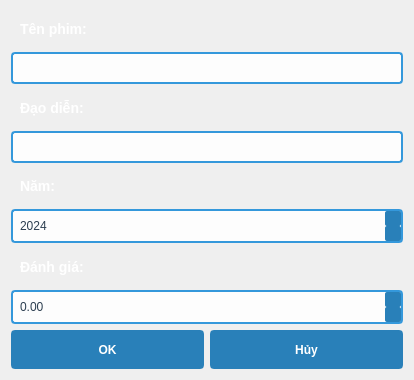
<?xml version="1.0" encoding="UTF-8"?>
<ui version="4.0">
 <class>Dialog</class>
 <widget class="QDialog" name="Dialog">
  <property name="geometry">
   <rect>
    <x>0</x>
    <y>0</y>
    <width>414</width>
    <height>380</height>
   </rect>
  </property>
  <property name="windowTitle">
   <string>Chi tiết phim</string>
  </property>
  <property name="styleSheet">
   <string notr="true">QDialog {
    background: qlineargradient(x1:0, y1:0, x2:1, y2:1,
                stop:0 #2C3E50, stop:1 #3498DB);
}

QLabel {
    color: white;
    font-weight: bold;
    font-size: 14px;
    padding: 5px;
}

QLineEdit {
    background-color: rgba(255, 255, 255, 0.9);
    border: 2px solid #3498DB;
    border-radius: 4px;
    padding: 5px;
    color: #2C3E50;
    font-size: 14px;
}

QLineEdit:focus {
    border-color: #2980B9;
    background-color: white;
}

QSpinBox, QDoubleSpinBox {
    background-color: rgba(255, 255, 255, 0.9);
    border: 2px solid #3498DB;
    border-radius: 4px;
    padding: 5px;
    color: #2C3E50;
    min-height: 20px;
}

QSpinBox:focus, QDoubleSpinBox:focus {
    border-color: #2980B9;
    background-color: white;
}

QSpinBox::up-button, QDoubleSpinBox::up-button {
    background-color: #2980B9;
    border-radius: 2px;
    width: 16px;
}

QSpinBox::down-button, QDoubleSpinBox::down-button {
    background-color: #2980B9;
    border-radius: 2px;
    width: 16px;
}

QSpinBox::up-button:hover, QDoubleSpinBox::up-button:hover,
QSpinBox::down-button:hover, QDoubleSpinBox::down-button:hover {
    background-color: #3498DB;
}

QPushButton {
    background-color: #2980B9;
    border: 2px solid #2980B9;
    border-radius: 4px;
    color: white;
    padding: 5px 15px;
    font-weight: bold;
    min-width: 80px;
    min-height: 25px;
}

QPushButton:hover {
    background-color: #3498DB;
    border-color: #3498DB;
}

QPushButton:pressed {
    background-color: #1F618D;
    border-color: #1F618D;
}</string>
  </property>
  <property name="modal">
   <bool>true</bool>
  </property>
  <layout class="QVBoxLayout" name="verticalLayout">
   <item>
    <widget class="QLabel" name="label_title">
     <property name="text">
      <string>Tên phim:</string>
     </property>
    </widget>
   </item>
   <item>
    <widget class="QLineEdit" name="title_edit"/>
   </item>
   <item>
    <widget class="QLabel" name="label_director">
     <property name="text">
      <string>Đạo diễn:</string>
     </property>
    </widget>
   </item>
   <item>
    <widget class="QLineEdit" name="director_edit"/>
   </item>
   <item>
    <widget class="QLabel" name="label_year">
     <property name="text">
      <string>Năm:</string>
     </property>
    </widget>
   </item>
   <item>
    <widget class="QSpinBox" name="year_spin">
     <property name="minimum">
      <number>1900</number>
     </property>
     <property name="maximum">
      <number>2100</number>
     </property>
     <property name="value">
      <number>2024</number>
     </property>
    </widget>
   </item>
   <item>
    <widget class="QLabel" name="label_rating">
     <property name="text">
      <string>Đánh giá:</string>
     </property>
    </widget>
   </item>
   <item>
    <widget class="QDoubleSpinBox" name="rating_spin">
     <property name="maximum">
      <double>10.000000000000000</double>
     </property>
     <property name="singleStep">
      <double>0.100000000000000</double>
     </property>
    </widget>
   </item>
   <item>
    <layout class="QHBoxLayout" name="horizontalLayout">
     <item>
      <widget class="QPushButton" name="ok_button">
       <property name="text">
        <string>OK</string>
       </property>
      </widget>
     </item>
     <item>
      <widget class="QPushButton" name="cancel_button">
       <property name="text">
        <string>Hủy</string>
       </property>
      </widget>
     </item>
    </layout>
   </item>
  </layout>
 </widget>
 <resources/>
 <connections/>
</ui>
